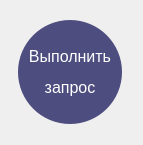
<?xml version="1.0" encoding="UTF-8"?>
<ui version="4.0">
 <class>CircularPB</class>
 <widget class="QMainWindow" name="CircularPB">
  <property name="geometry">
   <rect>
    <x>0</x>
    <y>0</y>
    <width>143</width>
    <height>145</height>
   </rect>
  </property>
  <property name="minimumSize">
   <size>
    <width>140</width>
    <height>140</height>
   </size>
  </property>
  <property name="maximumSize">
   <size>
    <width>143</width>
    <height>145</height>
   </size>
  </property>
  <property name="windowTitle">
   <string>MainWindow</string>
  </property>
  <widget class="QWidget" name="centralwidget">
   <layout class="QVBoxLayout" name="verticalLayout_5">
    <item>
     <widget class="QFrame" name="circularProgressBarBase">
      <property name="frameShape">
       <enum>QFrame::NoFrame</enum>
      </property>
      <property name="frameShadow">
       <enum>QFrame::Raised</enum>
      </property>
      <layout class="QVBoxLayout" name="verticalLayout_4">
       <property name="leftMargin">
        <number>0</number>
       </property>
       <property name="topMargin">
        <number>0</number>
       </property>
       <property name="rightMargin">
        <number>0</number>
       </property>
       <property name="bottomMargin">
        <number>0</number>
       </property>
       <item>
        <widget class="QFrame" name="circularBg">
         <property name="styleSheet">
          <string notr="true"/>
         </property>
         <property name="frameShape">
          <enum>QFrame::NoFrame</enum>
         </property>
         <property name="frameShadow">
          <enum>QFrame::Raised</enum>
         </property>
         <layout class="QVBoxLayout" name="verticalLayout_3" stretch="0">
          <property name="spacing">
           <number>0</number>
          </property>
          <property name="leftMargin">
           <number>0</number>
          </property>
          <property name="topMargin">
           <number>0</number>
          </property>
          <property name="rightMargin">
           <number>0</number>
          </property>
          <property name="bottomMargin">
           <number>0</number>
          </property>
          <item>
           <widget class="QFrame" name="circularProgress">
            <property name="maximumSize">
             <size>
              <width>122</width>
              <height>122</height>
             </size>
            </property>
            <property name="styleSheet">
             <string notr="true"/>
            </property>
            <property name="frameShape">
             <enum>QFrame::NoFrame</enum>
            </property>
            <property name="frameShadow">
             <enum>QFrame::Raised</enum>
            </property>
            <layout class="QVBoxLayout" name="verticalLayout_2">
             <item>
              <widget class="QFrame" name="container">
               <property name="styleSheet">
                <string notr="true">#container{
	border-radius: 52px;
	background-color: rgb(77, 77, 127);
}</string>
               </property>
               <property name="frameShape">
                <enum>QFrame::NoFrame</enum>
               </property>
               <property name="frameShadow">
                <enum>QFrame::Raised</enum>
               </property>
               <layout class="QVBoxLayout" name="verticalLayout">
                <item>
                 <layout class="QGridLayout" name="gridLayout">
                  <item row="0" column="0">
                   <widget class="QLabel" name="labelTitle">
                    <property name="font">
                     <font>
                      <family>Segoe UI</family>
                      <pointsize>12</pointsize>
                     </font>
                    </property>
                    <property name="styleSheet">
                     <string notr="true">#labelTitle{background-color: none;
color: #FFFFFF}</string>
                    </property>
                    <property name="text">
                     <string>&lt;html&gt;&lt;head/&gt;&lt;body&gt;&lt;p&gt;&lt;span style=&quot; font-weight:400; color:#fff;&quot;&gt;Выполнить&lt;/span&gt;&lt;/p&gt;&lt;p&gt;&lt;span style=&quot; font-weight:400; color:#fff;&quot;&gt; запрос&lt;/span&gt;&lt;/p&gt;&lt;/body&gt;&lt;/html&gt;</string>
                    </property>
                    <property name="alignment">
                     <set>Qt::AlignCenter</set>
                    </property>
                   </widget>
                  </item>
                 </layout>
                </item>
               </layout>
              </widget>
             </item>
            </layout>
           </widget>
          </item>
         </layout>
        </widget>
       </item>
      </layout>
     </widget>
    </item>
   </layout>
  </widget>
 </widget>
 <resources/>
 <connections/>
</ui>
